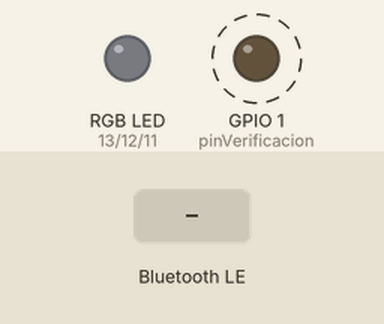
This sketch was run on a simulated ESP32-S3. Shown: an RGB LED mixed from three pins (HIGH = lit), output pins drawn as LEDs (lit = HIGH). Dashed ring = blinking. The inputs (shaded band) are chosen by the test bench. Nothing arrives over Bluetooth unless stated; a phone connects over Bluetooth LE 3 s after start; what the sketch prints to the serial monitor is not drawn.

Above: at 1.2 s.
1.3 s: Bluetooth LE write "1" received
Timing chart, 0 to 9.5 s (numbered marks = the images above; inputs shaded):
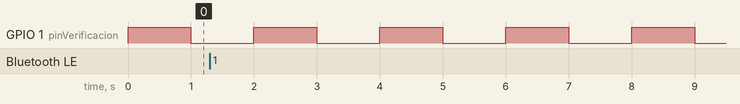

The sketch:

led_rgb_bluetooth_android_esp32.ino
```cpp
#include <BLEDevice.h>
#include <BLEServer.h>
#include <BLEUtils.h>
#include <ArduinoJson.h>

// UUIDs: Los identificadores únicos que tu app buscará para conectarse.
#define SERVICE_UUID        "4fafc201-1fb5-459e-8fcc-c5c9c331914b"
#define CHARACTERISTIC_UUID "beb5483e-36e1-4688-b7f5-ea07361b26a8"

// Recuerda usar los pines que sí existen en el ESP32-S3 (ej. 4, 5, 6)
int pinRed = 13;
int pinGreen = 12;
int pinBlue = 11;
int frecuencia = 5000;
int resolucion = 8;

// LED de verificación (adicional a la guía): parpadea siempre, esté o no
// conectado el celular, para confirmar a simple vista que el firmware sigue
// corriendo.
int pinVerificacion = 1;
unsigned long periodoParpadeoMs = 1000; // 1000 ms: identifica esta placa (MiTrigesimaSeptimaApp) frente a la de Octava (500 ms) y Novena (250 ms)

// Esta clase es un "Callback". Se dispara automáticamente en segundo plano
// cada vez que tu celular escribe un dato en la Característica BLE.
class MyCallbacks: public BLECharacteristicCallbacks {
    void onWrite(BLECharacteristic *pCharacteristic) {
      // Obtenemos el valor que llegó desde el celular
      String rxValue = pCharacteristic->getValue().c_str();

      if (rxValue.length() > 0) {
        Serial.print("JSON Recibido: ");
        Serial.println(rxValue);

        // Reservamos memoria para el JSON
        StaticJsonDocument<300> doc;

        // Intentamos procesar el texto recibido
        DeserializationError error = deserializeJson(doc, rxValue);

        if (!error) {
          // Extraemos las variables
          int r = doc["r"];
          int g = doc["g"];
          int b = doc["b"];

          // Actualizamos los LEDs usando la nueva sintaxis (Directo al pin)
          ledcWrite(pinRed, r);
          ledcWrite(pinGreen, g);
          ledcWrite(pinBlue, b);
        } else {
          Serial.println("Error: El texto recibido no es un JSON válido");
        }
      }
    }
};

void setup() {
  Serial.begin(115200);

  // LED de verificación
  pinMode(pinVerificacion, OUTPUT);
  digitalWrite(pinVerificacion, LOW);

  // 1. Configuración moderna de PWM (Core ESP32 v3.0+)
  // Ya no se usan "canales", se asocia la frecuencia y resolución directo al pin.
  ledcAttach(pinRed, frecuencia, resolucion);
  ledcAttach(pinGreen, frecuencia, resolucion);
  ledcAttach(pinBlue, frecuencia, resolucion);

  // Apagamos los LEDs al iniciar
  ledcWrite(pinRed, 0);
  ledcWrite(pinGreen, 0);
  ledcWrite(pinBlue, 0);

  // 2. Inicialización del Servidor BLE
  BLEDevice::init("PhysicsESP32_BLE");
  BLEServer *pServer = BLEDevice::createServer();

  // Creamos el Servicio
  BLEService *pService = pServer->createService(SERVICE_UUID);

  // Creamos la Característica (Con permiso de ESCRITURA para recibir datos)
  BLECharacteristic *pCharacteristic = pService->createCharacteristic(
                                         CHARACTERISTIC_UUID,
                                         BLECharacteristic::PROPERTY_WRITE
                                       );

  // Asignamos nuestra clase Callback para que "escuche" las escrituras
  pCharacteristic->setCallbacks(new MyCallbacks());

  // Iniciamos el Servicio
  pService->start();

  // Configuramos el anuncio para que el celular lo pueda descubrir
  BLEAdvertising *pAdvertising = BLEDevice::getAdvertising();
  pAdvertising->addServiceUUID(SERVICE_UUID);
  pAdvertising->setScanResponse(true);
  BLEDevice::startAdvertising();

  Serial.println("¡BLE listo! Esperando conexión...");
}

void loop() {
  // El callback BLE corre en su propia tarea de FreeRTOS, así que este
  // delay() no bloquea ni afecta la conexión BLE.
  digitalWrite(pinVerificacion, HIGH);
  delay(periodoParpadeoMs);
  digitalWrite(pinVerificacion, LOW);
  delay(periodoParpadeoMs);
}
```

Measured:
- by itself, GPIO 1 (pinVerificacion): alternates HIGH for 1.0 s and LOW for 1.0 s
